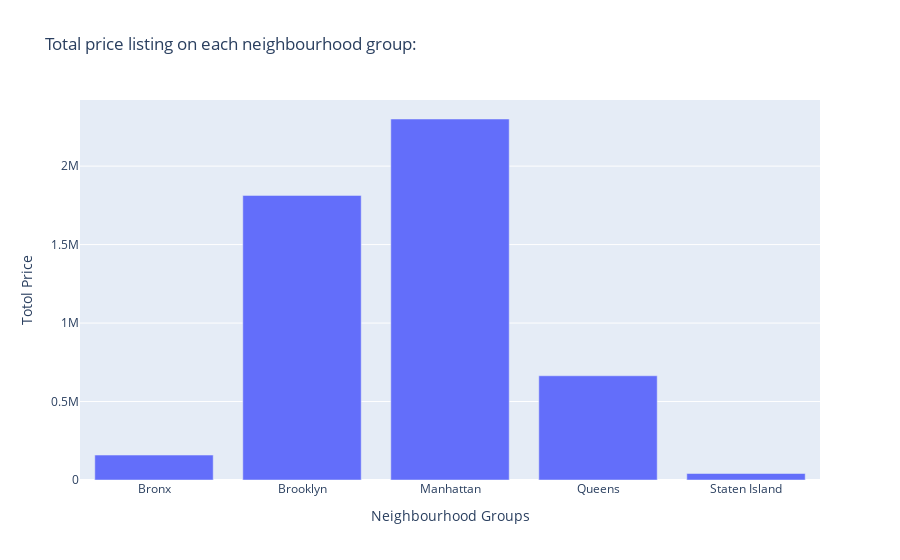

Notebook code for this chart:
### Markdown cell above
- There are a few outliers and which will not cause any problem to our analysis.

### Code cell
neighbourhood_groups = data.groupby(by="neighbourhood_group")['price'].sum().index
total_price = data.groupby(by="neighbourhood_group")['price'].sum().values

fig = px.bar(x=neighbourhood_groups, y=total_price, title=" : ")

fig.update_layout(
    xaxis_title = "Neighbourhood Groups",
    yaxis_title = "Totol Price ",
    width=900

)

fig.show()

### Figure 1 — Plotly figure (JSON) as saved in the notebook; plotly's stock layout.template omitted (floating-point values rounded to 4 significant figures)
{"data": [{"hovertemplate": "x=%{x}<br>y=%{y}<extra></extra>", "legendgroup": "", "marker": {"color": "#636efa", "pattern": {"shape": ""}}, "name": "", "orientation": "v", "showlegend": false, "textposition": "auto", "type": "bar", "x": ["Bronx", "Brooklyn", "Manhattan", "Queens", "Staten Island"], "xaxis": "x", "y": [158828, 1813462, 2300260, 664166, 41365], "yaxis": "y"}], "layout": {"barmode": "relative", "legend": {"tracegroupgap": 0}, "title": {"text": "Total price listing on each neighbourhood group: "}, "width": 900, "xaxis": {"anchor": "y", "domain": [0, 1], "title": {"text": "Neighbourhood Groups"}}, "yaxis": {"anchor": "x", "domain": [0, 1], "title": {"text": "Totol Price "}}}}
